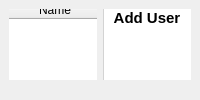
     <widget class="QWidget" name="tab_3">
      <attribute name="title">
       <string>Add User</string>
      </attribute>
      <layout class="QHBoxLayout" name="horizontalLayout_3">
       <property name="spacing">
        <number>0</number>
       </property>
       <property name="leftMargin">
        <number>0</number>
       </property>
       <property name="topMargin">
        <number>0</number>
       </property>
       <property name="rightMargin">
        <number>0</number>
       </property>
       <item>
        <widget class="QWidget" name="widget_28" native="true">
         <layout class="QHBoxLayout" name="horizontalLayout_5">
          <item>
           <widget class="QWidget" name="widget_29" native="true">
            <widget class="QTableWidget" name="user_table">
             <property name="geometry">
              <rect>
               <x>-5</x>
               <y>-9</y>
               <width>431</width>
               <height>581</height>
              </rect>
             </property>
             <column>
              <property name="text">
               <string>Name</string>
              </property>
             </column>
             <column>
              <property name="text">
               <string>Username</string>
              </property>
             </column>
             <column>
              <property name="text">
               <string>Email</string>
              </property>
             </column>
             <column>
              <property name="text">
               <string>Authority</string>
              </property>
             </column>
            </widget>
           </widget>
          </item>
          <item>
           <widget class="QWidget" name="widget_30" native="true">
            <property name="styleSheet">
             <string notr="true">QWidget{
	background-color: #fff;
	border-left: 1px solid lightgrey;
}</string>
            </property>
            <layout class="QVBoxLayout" name="verticalLayout_9">
             <property name="spacing">
              <number>0</number>
             </property>
             <property name="leftMargin">
              <number>0</number>
             </property>
             <property name="topMargin">
              <number>0</number>
             </property>
             <property name="rightMargin">
              <number>0</number>
             </property>
             <property name="bottomMargin">
              <number>0</number>
             </property>
             <item>
              <widget class="QWidget" name="widget_31" native="true">
               <property name="maximumSize">
                <size>
                 <width>16777215</width>
                 <height>65</height>
                </size>
               </property>
               <property name="styleSheet">
                <string notr="true">QWidget#label_31{
	border-bottom: 1px  solid lightgrey;
}</string>
               </property>
               <layout class="QVBoxLayout" name="verticalLayout_10">
                <property name="spacing">
                 <number>0</number>
                </property>
                <property name="leftMargin">
                 <number>0</number>
                </property>
                <property name="topMargin">
                 <number>0</number>
                </property>
                <property name="rightMargin">
                 <number>0</number>
                </property>
                <property name="bottomMargin">
                 <number>0</number>
                </property>
                <item>
                 <widget class="QLabel" name="label_32">
                  <property name="styleSheet">
                   <string notr="true">QLabel{
	Font-size: 15px;
	font-weight: bold;
}</string>
                  </property>
                  <property name="text">
                   <string>Add User</string>
                  </property>
                  <property name="alignment">
                   <set>Qt::AlignCenter</set>
                  </property>
                 </widget>
                </item>
                <item>
                 <widget class="QLabel" name="addUser_warning_label">
                  <property name="styleSheet">
                   <string notr="true">color: red;</string>
                  </property>
                  <property name="text">
                   <string/>
                  </property>
                  <property name="alignment">
                   <set>Qt::AlignCenter</set>
                  </property>
                 </widget>
                </item>
               </layout>
              </widget>
             </item>
             <item>
              <widget class="QWidget" name="widget_32" native="true">
               <property name="styleSheet">
                <string notr="true">QLineEdit{
	border-top: 0px;
	border-left: 0px;
	border-right: 0px;
	border-bottom: 1px solid lightgrey;
}

QComboBox{
	border-top: 0px;
	border-left: 0px;
	border-right: 0px;
	border-bottom: 1px solid lightgrey;
}

QLineEdit:focus{
	border-bottom: 1px solid rgb(66, 132, 198);
}

QLabel{
	border-left: 0px;
}</string>
               </property>
               <layout class="QVBoxLayout" name="verticalLayout_11">
                <property name="spacing">
                 <number>0</number>
                </property>
                <property name="leftMargin">
                 <number>0</number>
                </property>
                <property name="topMargin">
                 <number>0</number>
                </property>
                <property name="rightMargin">
                 <number>0</number>
                </property>
                <property name="bottomMargin">
                 <number>0</number>
                </property>
                <item>
                 <widget class="QWidget" name="widget_33" native="true">
                  <widget class="QLabel" name="label_33">
                   <property name="geometry">
                    <rect>
                     <x>40</x>
                     <y>30</y>
                     <width>49</width>
                     <height>31</height>
                    </rect>
                   </property>
                   <property name="text">
                    <string>Name *:</string>
                   </property>
                  </widget>
                  <widget class="QLineEdit" name="addUser_name_input">
                   <property name="geometry">
                    <rect>
                     <x>130</x>
                     <y>30</y>
                     <width>261</width>
                     <height>31</height>
                    </rect>
                   </property>
                  </widget>
                 </widget>
                </item>
                <item>
                 <widget class="QWidget" name="widget_34" native="true">
                  <widget class="QLineEdit" name="addUser_username_input">
                   <property name="geometry">
                    <rect>
                     <x>130</x>
                     <y>30</y>
                     <width>261</width>
                     <height>31</height>
                    </rect>
                   </property>
                  </widget>
                  <widget class="QLabel" name="label_34">
                   <property name="geometry">
                    <rect>
                     <x>40</x>
                     <y>30</y>
                     <width>71</width>
                     <height>31</height>
                    </rect>
                   </property>
                   <property name="text">
                    <string>Username *:</string>
                   </property>
                  </widget>
                 </widget>
                </item>
                <item>
                 <widget class="QWidget" name="widget_38" native="true">
                  <widget class="QLineEdit" name="addUser_email_input">
                   <property name="geometry">
                    <rect>
                     <x>130</x>
                     <y>30</y>
                     <width>261</width>
                     <height>31</height>
                    </rect>
                   </property>
                  </widget>
                  <widget class="QLabel" name="label_35">
                   <property name="geometry">
                    <rect>
                     <x>40</x>
                     <y>30</y>
                     <width>71</width>
                     <height>31</height>
                    </rect>
                   </property>
                   <property name="text">
                    <string>Email *:</string>
                   </property>
                  </widget>
                 </widget>
                </item>
                <item>
                 <widget class="QWidget" name="widget_35" native="true">
                  <widget class="QLineEdit" name="addUser_password_input">
                   <property name="geometry">
                    <rect>
                     <x>130</x>
                     <y>30</y>
                     <width>261</width>
                     <height>31</height>
                    </rect>
                   </property>
                  </widget>
                  <widget class="QLabel" name="label_36">
                   <property name="geometry">
                    <rect>
                     <x>40</x>
                     <y>30</y>
                     <width>71</width>
                     <height>31</height>
                    </rect>
                   </property>
                   <property name="text">
                    <string>Password *:</string>
                   </property>
                  </widget>
                 </widget>
                </item>
                <item>
                 <widget class="QWidget" name="widget_36" native="true">
                  <widget class="QLabel" name="label_37">
                   <property name="geometry">
                    <rect>
                     <x>40</x>
                     <y>30</y>
                     <width>71</width>
                     <height>31</height>
                    </rect>
                   </property>
                   <property name="text">
                    <string>Authority*:</string>
                   </property>
                  </widget>
                  <widget class="QComboBox" name="addUser_authority_selector">
                   <property name="geometry">
                    <rect>
                     <x>140</x>
                     <y>31</y>
                     <width>251</width>
                     <height>31</height>
                    </rect>
                   </property>
                   <item>
                    <property name="text">
                     <string/>
                    </property>
                   </item>
                   <item>
                    <property name="text">
                     <string>ADMIN</string>
                    </property>
                   </item>
                   <item>
                    <property name="text">
                     <string>MODERATOR</string>
                    </property>
                   </item>
                   <item>
                    <property name="text">
                     <string>CUSTOMER</string>
                    </property>
                   </item>
                  </widget>
                 </widget>
                </item>
                <item>
                 <widget class="QWidget" name="widget_37" native="true">
                  <property name="styleSheet">
                   <string notr="true">QLabel{
	color: green;
}

QPushButton{
	background-color: rgb(66, 131, 197);
	border: 0px;
	color: #fff;
}

QPushButton:hover{
	background-color: rgb(85, 170, 255);
}</string>
                  </property>
                  <widget class="QLabel" name="addUser_success_label">
                   <property name="geometry">
                    <rect>
                     <x>20</x>
                     <y>10</y>
                     <width>391</width>
                     <height>20</height>
                    </rect>
                   </property>
                   <property name="text">
                    <string/>
                   </property>
                   <property name="alignment">
                    <set>Qt::AlignCenter</set>
                   </property>
                  </widget>
                  <widget class="QPushButton" name="addUser_btn">
                   <property name="geometry">
                    <rect>
                     <x>140</x>
                     <y>40</y>
                     <width>171</width>
                     <height>31</height>
                    </rect>
                   </property>
                   <property name="text">
                    <string>PushButton</string>
                   </property>
                  </widget>
                 </widget>
                </item>
               </layout>
              </widget>
             </item>
            </layout>
           </widget>
          </item>
         </layout>
        </widget>
       </item>
      </layout>
     </widget>
